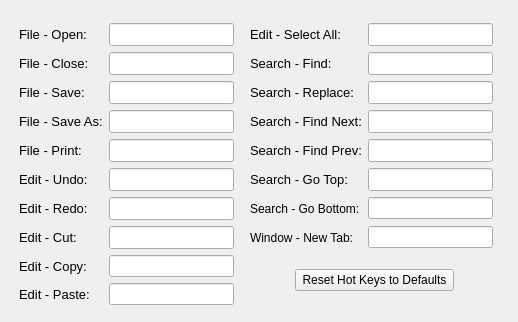
     <widget class="QWidget" name="tab2">
      <attribute name="title">
       <string>Standard Hot Keys</string>
      </attribute>
      <layout class="QGridLayout" name="gridLayout_2">
       <item row="3" column="2">
        <widget class="KeyLineEdit" name="key_close">
         <property name="font">
          <font>
           <pointsize>10</pointsize>
          </font>
         </property>
        </widget>
       </item>
       <item row="6" column="5">
        <widget class="QLabel" name="label_34">
         <property name="font">
          <font>
           <pointsize>10</pointsize>
          </font>
         </property>
         <property name="text">
          <string>Search - Replace:</string>
         </property>
        </widget>
       </item>
       <item row="3" column="5">
        <widget class="QLabel" name="label_24">
         <property name="font">
          <font>
           <pointsize>10</pointsize>
          </font>
         </property>
         <property name="text">
          <string>Search - Find:</string>
         </property>
        </widget>
       </item>
       <item row="13" column="3" rowspan="3">
        <spacer name="horizontalSpacer_21">
         <property name="orientation">
          <enum>Qt::Horizontal</enum>
         </property>
         <property name="sizeType">
          <enum>QSizePolicy::Fixed</enum>
         </property>
         <property name="sizeHint" stdset="0">
          <size>
           <width>10</width>
           <height>20</height>
          </size>
         </property>
        </spacer>
       </item>
       <item row="10" column="0" rowspan="4">
        <spacer name="horizontalSpacer_20">
         <property name="orientation">
          <enum>Qt::Horizontal</enum>
         </property>
         <property name="sizeType">
          <enum>QSizePolicy::Fixed</enum>
         </property>
         <property name="sizeHint" stdset="0">
          <size>
           <width>8</width>
           <height>20</height>
          </size>
         </property>
        </spacer>
       </item>
       <item row="11" column="6">
        <widget class="KeyLineEdit" name="key_findPrev">
         <property name="font">
          <font>
           <pointsize>10</pointsize>
          </font>
         </property>
        </widget>
       </item>
       <item row="12" column="2">
        <widget class="KeyLineEdit" name="key_undo">
         <property name="font">
          <font>
           <pointsize>10</pointsize>
          </font>
         </property>
        </widget>
       </item>
       <item row="11" column="2">
        <widget class="KeyLineEdit" name="key_print">
         <property name="font">
          <font>
           <pointsize>10</pointsize>
          </font>
         </property>
        </widget>
       </item>
       <item row="2" column="6">
        <widget class="KeyLineEdit" name="key_selectAll">
         <property name="minimumSize">
          <size>
           <width>120</width>
           <height>0</height>
          </size>
         </property>
         <property name="font">
          <font>
           <pointsize>10</pointsize>
          </font>
         </property>
        </widget>
       </item>
       <item row="12" column="6">
        <widget class="KeyLineEdit" name="key_goTop">
         <property name="font">
          <font>
           <pointsize>10</pointsize>
          </font>
         </property>
        </widget>
       </item>
       <item row="12" column="1">
        <widget class="QLabel" name="label_21">
         <property name="font">
          <font>
           <pointsize>10</pointsize>
          </font>
         </property>
         <property name="text">
          <string>Edit - Undo:</string>
         </property>
        </widget>
       </item>
       <item row="3" column="6">
        <widget class="KeyLineEdit" name="key_find">
         <property name="font">
          <font>
           <pointsize>10</pointsize>
          </font>
         </property>
        </widget>
       </item>
       <item row="15" column="1">
        <widget class="QLabel" name="label_22">
         <property name="font">
          <font>
           <pointsize>10</pointsize>
          </font>
         </property>
         <property name="text">
          <string>Edit - Copy:</string>
         </property>
        </widget>
       </item>
       <item row="15" column="8" rowspan="3">
        <spacer name="horizontalSpacer_22">
         <property name="orientation">
          <enum>Qt::Horizontal</enum>
         </property>
         <property name="sizeType">
          <enum>QSizePolicy::Fixed</enum>
         </property>
         <property name="sizeHint" stdset="0">
          <size>
           <width>8</width>
           <height>20</height>
          </size>
         </property>
        </spacer>
       </item>
       <item row="2" column="5">
        <widget class="QLabel" name="label_25">
         <property name="font">
          <font>
           <pointsize>10</pointsize>
          </font>
         </property>
         <property name="text">
          <string>Edit - Select All:</string>
         </property>
        </widget>
       </item>
       <item row="14" column="6">
        <widget class="KeyLineEdit" name="key_newTab"/>
       </item>
       <item row="12" column="5">
        <widget class="QLabel" name="label_36">
         <property name="font">
          <font>
           <pointsize>10</pointsize>
          </font>
         </property>
         <property name="text">
          <string>Search - Go Top:</string>
         </property>
        </widget>
       </item>
       <item row="11" column="5">
        <widget class="QLabel" name="label_31">
         <property name="font">
          <font>
           <pointsize>10</pointsize>
          </font>
         </property>
         <property name="text">
          <string>Search - Find Prev:</string>
         </property>
        </widget>
       </item>
       <item row="16" column="2">
        <widget class="KeyLineEdit" name="key_paste"/>
       </item>
       <item row="14" column="2">
        <widget class="KeyLineEdit" name="key_cut">
         <property name="font">
          <font>
           <pointsize>10</pointsize>
          </font>
         </property>
        </widget>
       </item>
       <item row="13" column="6">
        <widget class="KeyLineEdit" name="key_goBottom"/>
       </item>
       <item row="14" column="5">
        <widget class="QLabel" name="label_30">
         <property name="text">
          <string>Window - New Tab:</string>
         </property>
        </widget>
       </item>
       <item row="6" column="6">
        <widget class="KeyLineEdit" name="key_replace">
         <property name="font">
          <font>
           <pointsize>10</pointsize>
          </font>
         </property>
        </widget>
       </item>
       <item row="10" column="5">
        <widget class="QLabel" name="label_35">
         <property name="font">
          <font>
           <pointsize>10</pointsize>
          </font>
         </property>
         <property name="text">
          <string>Search - Find Next:</string>
         </property>
        </widget>
       </item>
       <item row="10" column="6">
        <widget class="KeyLineEdit" name="key_findNext">
         <property name="font">
          <font>
           <pointsize>10</pointsize>
          </font>
         </property>
        </widget>
       </item>
       <item row="13" column="2">
        <widget class="KeyLineEdit" name="key_redo">
         <property name="font">
          <font>
           <pointsize>10</pointsize>
          </font>
         </property>
        </widget>
       </item>
       <item row="6" column="2">
        <widget class="KeyLineEdit" name="key_save">
         <property name="font">
          <font>
           <pointsize>10</pointsize>
          </font>
         </property>
        </widget>
       </item>
       <item row="0" column="5">
        <spacer name="verticalSpacer_20">
         <property name="orientation">
          <enum>Qt::Vertical</enum>
         </property>
         <property name="sizeType">
          <enum>QSizePolicy::Fixed</enum>
         </property>
         <property name="sizeHint" stdset="0">
          <size>
           <width>20</width>
           <height>12</height>
          </size>
         </property>
        </spacer>
       </item>
       <item row="2" column="2">
        <widget class="KeyLineEdit" name="key_open">
         <property name="minimumSize">
          <size>
           <width>120</width>
           <height>0</height>
          </size>
         </property>
         <property name="font">
          <font>
           <pointsize>10</pointsize>
          </font>
         </property>
        </widget>
       </item>
       <item row="11" column="1">
        <widget class="QLabel" name="label_23">
         <property name="font">
          <font>
           <pointsize>10</pointsize>
          </font>
         </property>
         <property name="text">
          <string>File - Print:</string>
         </property>
        </widget>
       </item>
       <item row="13" column="1">
        <widget class="QLabel" name="label_26">
         <property name="font">
          <font>
           <pointsize>10</pointsize>
          </font>
         </property>
         <property name="text">
          <string>Edit - Redo:</string>
         </property>
        </widget>
       </item>
       <item row="14" column="1">
        <widget class="QLabel" name="label_28">
         <property name="font">
          <font>
           <pointsize>10</pointsize>
          </font>
         </property>
         <property name="text">
          <string>Edit - Cut:</string>
         </property>
        </widget>
       </item>
       <item row="10" column="1">
        <widget class="QLabel" name="label_37">
         <property name="font">
          <font>
           <pointsize>10</pointsize>
          </font>
         </property>
         <property name="text">
          <string>File - Save As:</string>
         </property>
        </widget>
       </item>
       <item row="10" column="2">
        <widget class="KeyLineEdit" name="key_saveAs">
         <property name="font">
          <font>
           <pointsize>10</pointsize>
          </font>
         </property>
        </widget>
       </item>
       <item row="13" column="5">
        <widget class="QLabel" name="label_38">
         <property name="text">
          <string>Search - Go Bottom:</string>
         </property>
        </widget>
       </item>
       <item row="6" column="1">
        <widget class="QLabel" name="label_29">
         <property name="font">
          <font>
           <pointsize>10</pointsize>
          </font>
         </property>
         <property name="text">
          <string>File - Save:</string>
         </property>
        </widget>
       </item>
       <item row="2" column="1">
        <widget class="QLabel" name="label_27">
         <property name="font">
          <font>
           <pointsize>10</pointsize>
          </font>
         </property>
         <property name="text">
          <string>File - Open:</string>
         </property>
        </widget>
       </item>
       <item row="31" column="5">
        <spacer name="verticalSpacer_21">
         <property name="orientation">
          <enum>Qt::Vertical</enum>
         </property>
         <property name="sizeType">
          <enum>QSizePolicy::Expanding</enum>
         </property>
         <property name="sizeHint" stdset="0">
          <size>
           <width>20</width>
           <height>0</height>
          </size>
         </property>
        </spacer>
       </item>
       <item row="16" column="1">
        <widget class="QLabel" name="label_33">
         <property name="font">
          <font>
           <pointsize>10</pointsize>
          </font>
         </property>
         <property name="text">
          <string>Edit - Paste:</string>
         </property>
        </widget>
       </item>
       <item row="15" column="2">
        <widget class="KeyLineEdit" name="key_copy"/>
       </item>
       <item row="3" column="1">
        <widget class="QLabel" name="label_32">
         <property name="font">
          <font>
           <pointsize>10</pointsize>
          </font>
         </property>
         <property name="text">
          <string>File - Close:</string>
         </property>
        </widget>
       </item>
       <item row="15" column="5" rowspan="2" colspan="3" alignment="Qt::AlignHCenter">
        <widget class="QPushButton" name="reset_PB">
         <property name="sizePolicy">
          <sizepolicy hsizetype="Fixed" vsizetype="Fixed">
           <horstretch>0</horstretch>
           <verstretch>0</verstretch>
          </sizepolicy>
         </property>
         <property name="text">
          <string> Reset Hot Keys to Defaults </string>
         </property>
        </widget>
       </item>
      </layout>
     </widget>
